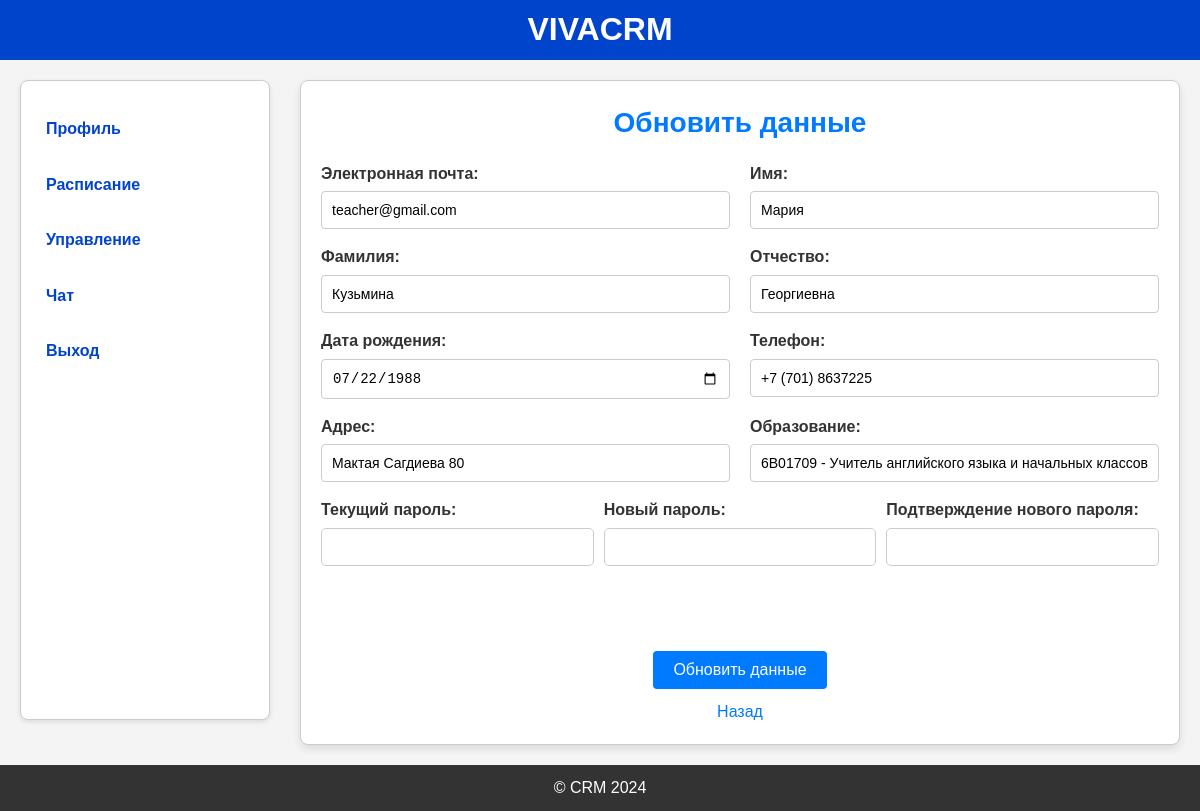
/update_teacher/3 (signed in), run on an earlier commit of the app's database.
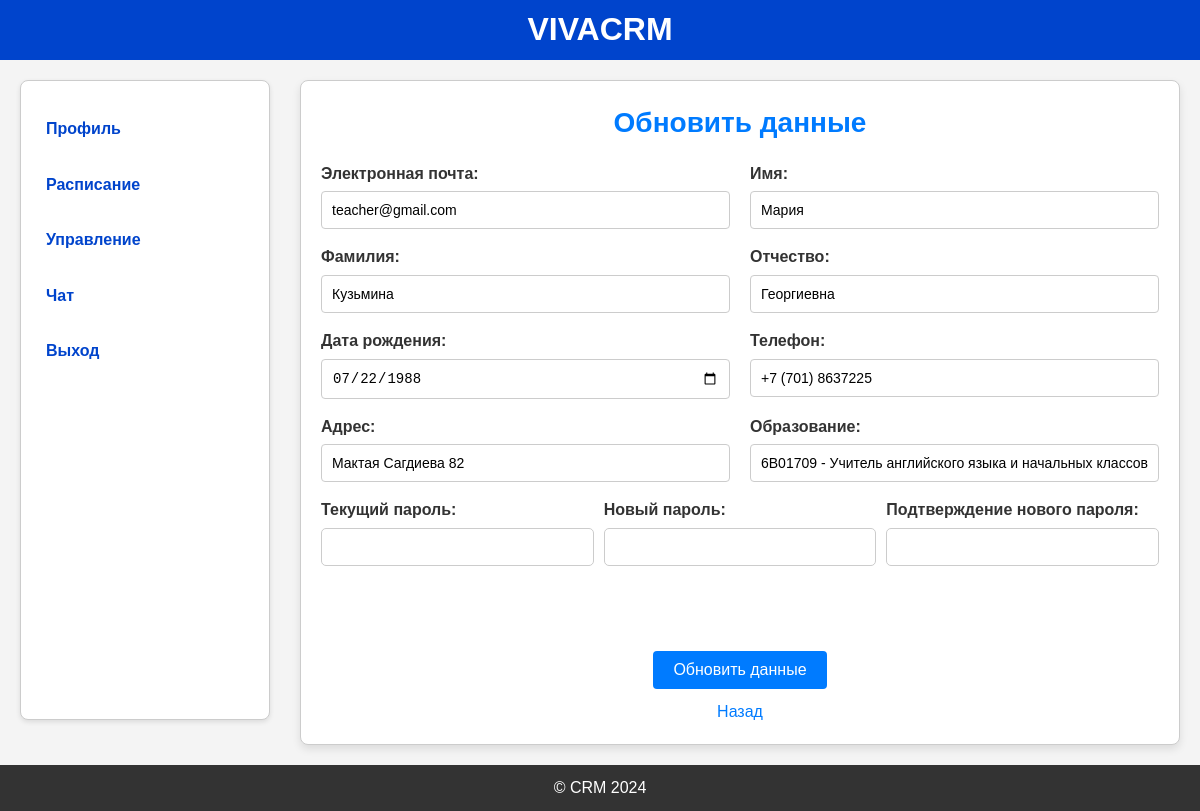
And on a later commit of the database.
### models.py (models this page shows)
class Teacher(db.Model):
    id = db.Column(db.Integer, primary_key=True)
    teacher_id = db.Column(db.Integer, db.ForeignKey('users.id'))
    surname = db.Column(db.String(50), nullable=False)
    first_name = db.Column(db.String(50), nullable=False)
    patronymic = db.Column(db.String(50), nullable=True)
    birth_date = db.Column(db.Date, nullable=False)
    phone = db.Column(db.String(20), nullable=False)
    address = db.Column(db.String(255), nullable=False)
    education = db.Column(db.String(255), nullable=False)
    user = db.relationship('Users', backref='teacher', uselist=False)

### app.py (the view, shortened to what this page needs)
@app.route('/update_teacher/<int:id>', methods=['GET', 'POST'])
@login_required
@role_required('Учитель')
def update_teacher(id):
    user = Users.query.get_or_404(id)  # Получаем пользователя по ID
    teacher = Teacher.query.filter_by(teacher_id=user.id).first_or_404()  # Находим учителя
    form = UpdateTeacherForm()
    if teacher.birth_date:
        form.birth_date.data = teacher.birth_date
    if form.errors:
        for field, errors in form.errors.items():
            for error in errors:
                flash(f"{form[field].label.text}: {error}", "danger")
    form.email.data = user.email
    form.first_name.data = teacher.first_name
    form.surname.data = teacher.surname
    form.patronymic.data = teacher.patronymic
    form.birth_date.data = teacher.birth_date
    form.phone.data = teacher.phone
    form.address.data = teacher.address
    form.education.data = teacher.education
    return render_template('update_teacher.html', form=form, teacher=teacher, user=user)

### app.py (called while the page is built)
@login_manager.user_loader
def load_user(user_id):
    return Users.query.get(int(user_id))

def role_required(*roles):
    def decorator(f):
        @wraps(f)
        def wrapped(*args, **kwargs):
            if not current_user.is_authenticated or current_user.role not in roles:
                flash('Недостаточно прав доступа', 'danger')
                return redirect(url_for('login'))
            return f(*args, **kwargs)
        return wrapped
    return decorator

### templates/update_teacher.html (shortened to what this page needs)
{% extends "base_teacher.html" %}
{% block content %}
<div class="update-teacher-form">
    <h2>Обновить данные</h2>
    <form method="POST" action="{{ url_for('update_teacher', id=user.id) }}">
        <div class="form-row">
            <div class="form-column">
                <label for="email">Электронная почта:</label>
                {{ form.email(class="input") }}
            </div>
            <div class="form-column">
                <label for="first_name">Имя:</label>
                {{ form.first_name(class="input") }}
            </div>
        </div>
        <div class="form-row">
            <div class="form-column">
                <label for="surname">Фамилия:</label>
                {{ form.surname(class="input") }}
            </div>
            <div class="form-column">
                <label for="patronymic">Отчество:</label>
                {{ form.patronymic(class="input") }}
            </div>
        </div>
        <div class="form-row">
            <div class="form-column">
                <label for="birth_date">Дата рождения:</label>
                {{ form.birth_date(class="input") }}
            </div>
            <div class="form-column">
                <label for="phone">Телефон:</label>
                {{ form.phone(class="input") }}
            </div>
        </div>
        <div class="form-row">
            <div class="form-column">
                <label for="address">Адрес:</label>
                {{ form.address(class="input") }}
            </div>
            <div class="form-column">
                <label for="education">Образование:</label>
                {{ form.education(class="input") }}
            </div>
        </div>
        <div class="form-row-pass">
            <div class="form-column-pass">
                <label for="current_password">Текущий пароль:</label>
                {{ form.current_password(class="input") }}
            </div>
            <div class="form-column-pass">
                <label for="new_password">Новый пароль:</label>
                {{ form.new_password(class="input") }}
            </div>
            <div class="form-column-pass">
                <label for="confirm_password">Подтверждение нового пароля:</label>
                {{ form.confirm_password(class="input") }}
            </div>
        </div>
        <button type="submit" class="btn">Обновить данные</button>
    </form>
    <a href="{{ url_for('teacher_dashboard', id=user.id) }}" class="back-link">Назад</a>
</div>
{% endblock %}

What changed in the data, as far as the page shows it:
changed Teacher "Мария": address "Мактая Сагдиева 80" → "Мактая Сагдиева 82"
